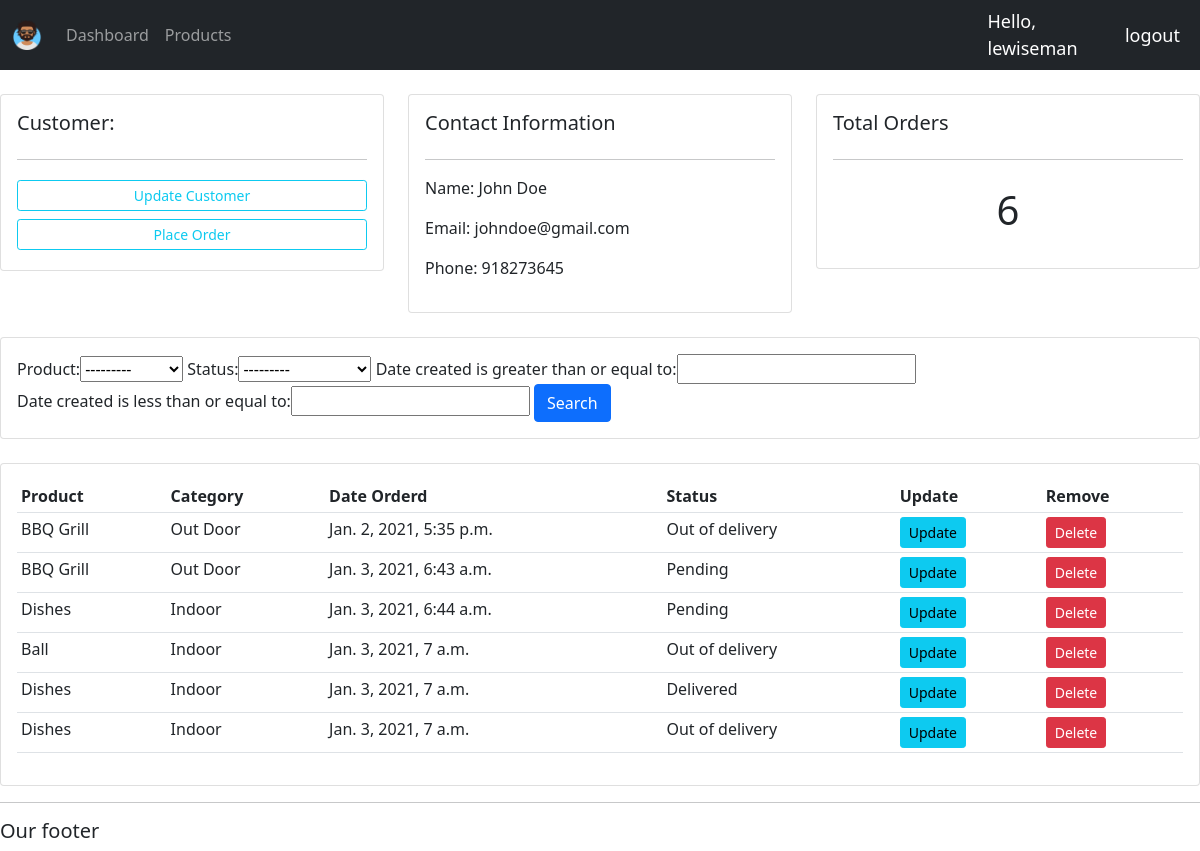
Page /customer/1 (signed in) on the committed database.
### accounts/models.py (models this page shows, shortened)
class Customer(models.Model):
    user = models.OneToOneField(User, null=True, blank=True, on_delete=models.CASCADE)
    name = models.CharField(max_length=200, null=True)
    phone = models.IntegerField(null=True)
    email = models.EmailField(null=True)
    profile_pic = models.ImageField(null=True, blank=True, default="defaultmages/profile.jpg", upload_to='profile_pics')
    date_created = models.DateTimeField(auto_now_add=True, null=True)

class Order(models.Model):
    STATUS = (
        ('Pending', 'Pending'),
        ('Out of delivery', 'Out of delivery'),
        ('Delivered', 'Delivered'),
    )
    customer = models.ForeignKey(Customer, null=True, on_delete=models.SET_NULL)
    product = models.ForeignKey(Product, null=True, on_delete=models.SET_NULL)
    date_created = models.DateTimeField(auto_now_add=True, null=True)
    status = models.CharField(max_length=200, null=True, choices=STATUS)

class Product(models.Model):
    CATEGORY = (
        ('Indoor', 'Indoor'),
        ('Out Door', 'Out Door'),
    )
    name = models.CharField(max_length=200, null=True)
    price = models.DecimalField(decimal_places=2, max_digits=6, null=True)
    description = models.TextField(null=True, blank=True)
    category = models.CharField(max_length=200, null=True, choices=CATEGORY)
    date_created = models.DateTimeField(auto_now_add=True, null=True)
    tag = models.ManyToManyField(Tag)
    def __str__(self):
        return self.name

### accounts/decorators.py (the view)
        def wrapper_func(request, *args, **kwargs):
            group = None
            if request.user.groups.exists():
                group = request.user.groups.all()[0].name
            if group in allowed_roles:
                return view_func(request, *args, **kwargs)
            else:
                return HttpResponse('You are not authorized to view this page')

### accounts/views.py (called while the page is built)
@login_required(login_url='login')
@allowed_users(allowed_roles=['admin'])
def customer(request, pk):
    customer = Customer.objects.get(id=pk)
    orders = customer.order_set.all()
    order_count = customer.order_set.all().count()
    myFilter = OrderFilter(request.GET, queryset=orders)
    orders = myFilter.qs
    context = {'customer':customer, 'orders':orders, 'order_count':order_count, 'myFilter':myFilter}
    return render(request, 'accounts/customer.html', context)

### accounts/templates/accounts/customer.html (shortened to what this page needs)
{% extends 'accounts/base.html' %}
{% load static %}
{% block content %}
<br>
<div class="row">
    <div class="col-md">
        <div class="card card-body">
            <h5>Customer:</h5>
            <hr>
            <a class="btn btn-outline-info btn-sm btn-block my-1" href="">Update Customer</a>
            <a class="btn btn-outline-info btn-sm btn-block my-1" href="{% url 'create_order' customer.id %}">Place
                Order</a>
        </div>
    </div>
    <div class="col-md">
        <div class="card card-body">
            <h5>Contact Information</h5>
            <hr>
            <p>Name: {{ customer.name }}</p>
            <p>Email: {{ customer.email }}</p>
            <p>Phone: {{ customer.phone }}</p>
        </div>
    </div>
    <div class="col-md">
        <div class="card card-body">
            <h5>Total Orders</h5>
            <hr>
            <h1 style="text-align: center;padding: 10px">{{ order_count }}</h1>
        </div>
    </div>
</div>
<br>
<div class="row">
    <div class="col">
        <div class="card card-body">
            <form method="get">
                {{ myFilter.form }}
                <button class="btn btn-primary" type="submit">Search</button>
            </form>
        </div>
    </div>
</div>
<br>
<div class="row">
    <div class="col-md">
        <div class="card card-body">
            <table class="table table-sm">
                <tr>
                    <th>Product</th>
                    <th>Category</th>
                    <th>Date Orderd</th>
                    <th>Status</th>
                    <th>Update</th>
                    <th>Remove</th>
                </tr>
                {% for order in orders %}
                <tr>
                    <td>{{ order.product }}</td>
                    <td>{{ order.product.category }}</td>
                    <td>{{ order.date_created }}</td>
                    <td>{{ order.status }}</td>
                    <td><a href="{% url 'update_order' order.id %}" class="btn btn-sm btn-info">Update</a></td>
                    <td><a href="{% url 'delete_order' order.id %}" class="btn btn-sm btn-danger">Delete</a></td>
                </tr>
                {% endfor %}
            </table>
        </div>
    </div>
</div>
{% endblock content %}

### accounts/templates/accounts/navbar.html (shortened to what this page needs)
{% load static %}
<nav class="navbar navbar-expand-lg navbar-dark bg-dark">
    <div class="container-fluid">
        <a class="navbar-brand" href="#">
            <img src="{% static 'images/favicon.png' %}" alt="face picture" width="30" height="30" class="d-inline-block align-top">
        </a>
        <div class="collapse navbar-collapse" id="navbarNav">
            <ul class="navbar-nav">
                {% if request.user.is_staff %}
                <li class="nav-item">
                    <a class="nav-link {% if request.resolver_match.url_name == 'home' %} active {% endif %}" href="{% url 'home' %}">Dashboard</a>
                </li>
                <li class="nav-item">
                    <a class="nav-link {% if request.resolver_match.url_name == 'products' %} active {% endif %}" href="{% url 'products' %}">Products</a>
                </li>
                {% else %}
                <li class="nav-item">
                    <a class="nav-link {% if request.resolver_match.url_name == 'account' %} active {% endif %}" href="{% url 'account' %}">Settings</a>
                </li>
                {% endif %}
            </ul>
        </div>
    </div>
    <span class="hello-msg">Hello, {{ request.user }}</span>
    <span><a  class="hello-msg" href="{% url 'logout' %}">logout</a></span>
</nav>

### static/css/main.css (style rules this page uses)
body { background-color: #ebeff5; }

### accounts/templates/accounts/navbar.html (style rules this page uses)
.hello-msg { font-size: 18px; color: white; margin-right: 20px; text-decoration: none; }

### rows in the picture
Customer: name "John Doe", email "johndoe@gmail.com", phone "918273645"
Order: product "BBQ Grill", product.category "Out Door", date_created "Jan. 2, 2021, 5:35 p.m.", status "Out of delivery"
Order: product "BBQ Grill", product.category "Out Door", date_created "Jan. 3, 2021, 6:43 a.m.", status "Pending"
Order: product "Dishes", product.category "Indoor", date_created "Jan. 3, 2021, 6:44 a.m.", status "Pending"
Order: product "Ball", product.category "Indoor", date_created "Jan. 3, 2021, 7 a.m.", status "Out of delivery"
Order: product "Dishes", product.category "Indoor", date_created "Jan. 3, 2021, 7 a.m.", status "Delivered"
Order: product "Dishes", product.category "Indoor", date_created "Jan. 3, 2021, 7 a.m.", status "Out of delivery"

### other values in the picture
{{ request.user }} "lewiseman"
{{ order_count }} "6"
